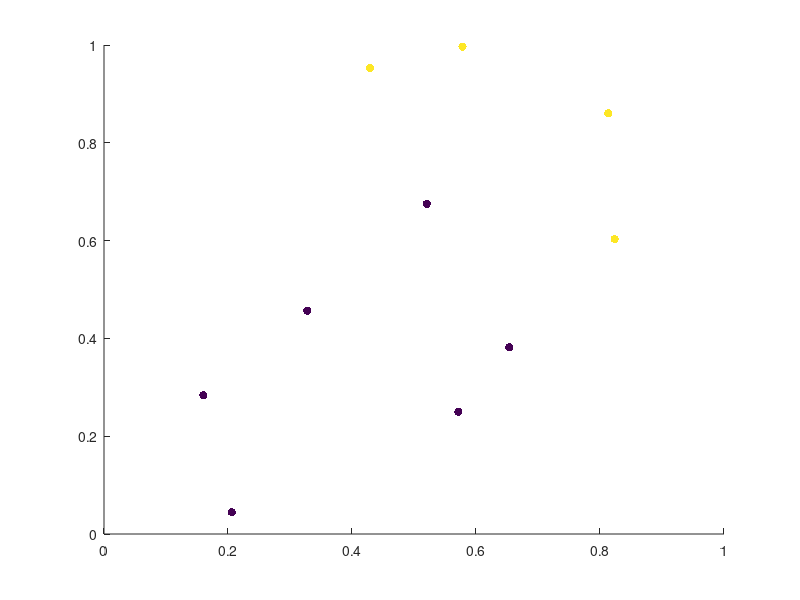

MATLAB code to generate this figure: (Note: this script raises an error after producing the figure.)
N=10;

rng(10);

train_set = zeros(N, 3);
train_set(:, 1:2) = rand(N, 2);

for i=1:N
    a = -train_set(:, 1) - train_set(:,2) + 1.0;
    if -train_set(i, 1) - train_set(i,2) + 1.2 < 0
        train_set(i, 3) = 1;
    else
        train_set(i, 3) = -1;
    end
    
end

scatter(train_set(:, 1), train_set(:, 2),[], train_set(:, 3), 'filled');
hold on;

[alpha, w0] = trainSVM(train_set(:, 1:2), train_set(:,3));

w = sum(alpha.*train_set(:, 3).*train_set(:, 1:2), 1);

w = [w0 w];
w = - w ./ w(3);

x = linspace(0, 1, 10);
y = x*w(2) + w(1);
plot(x, y);

k=rbfkernel(train_set(:, 1), train_set(:, 2),1);